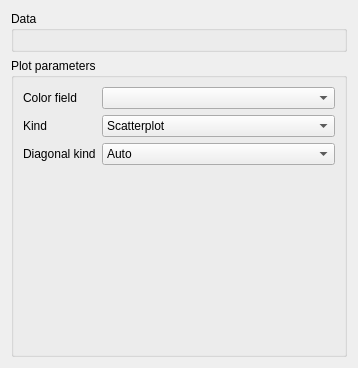
<?xml version="1.0" encoding="UTF-8"?>
<ui version="4.0">
 <class>Form</class>
 <widget class="QWidget" name="Form">
  <property name="geometry">
   <rect>
    <x>0</x>
    <y>0</y>
    <width>358</width>
    <height>368</height>
   </rect>
  </property>
  <property name="minimumSize">
   <size>
    <width>0</width>
    <height>368</height>
   </size>
  </property>
  <property name="maximumSize">
   <size>
    <width>16777215</width>
    <height>368</height>
   </size>
  </property>
  <property name="windowTitle">
   <string>Form</string>
  </property>
  <layout class="QVBoxLayout" name="verticalLayout">
   <item>
    <widget class="QGroupBox" name="data_box">
     <property name="sizePolicy">
      <sizepolicy hsizetype="Preferred" vsizetype="Maximum">
       <horstretch>0</horstretch>
       <verstretch>0</verstretch>
      </sizepolicy>
     </property>
     <property name="title">
      <string>Data</string>
     </property>
     <layout class="QVBoxLayout" name="verticalLayout_2"/>
    </widget>
   </item>
   <item>
    <widget class="QgsCollapsibleGroupBox" name="parameter_box">
     <property name="title">
      <string>Plot parameters</string>
     </property>
     <layout class="QFormLayout" name="formLayout_2">
      <item row="0" column="0">
       <widget class="QLabel" name="label">
        <property name="text">
         <string>Color field</string>
        </property>
       </widget>
      </item>
      <item row="1" column="0">
       <widget class="QLabel" name="label_116">
        <property name="text">
         <string>Kind</string>
        </property>
       </widget>
      </item>
      <item row="1" column="1">
       <widget class="QComboBox" name="kind">
        <item>
         <property name="text">
          <string>Scatterplot</string>
         </property>
        </item>
        <item>
         <property name="text">
          <string>Histogram</string>
         </property>
        </item>
        <item>
         <property name="text">
          <string>KDE</string>
         </property>
        </item>
        <item>
         <property name="text">
          <string>Regression</string>
         </property>
        </item>
       </widget>
      </item>
      <item row="2" column="0">
       <widget class="QLabel" name="label_117">
        <property name="text">
         <string>Diagonal kind</string>
        </property>
       </widget>
      </item>
      <item row="2" column="1">
       <widget class="QComboBox" name="diagonal_kind">
        <item>
         <property name="text">
          <string>Auto</string>
         </property>
        </item>
        <item>
         <property name="text">
          <string>Histogram</string>
         </property>
        </item>
        <item>
         <property name="text">
          <string>KDE</string>
         </property>
        </item>
        <item>
         <property name="text">
          <string>None</string>
         </property>
        </item>
       </widget>
      </item>
      <item row="0" column="1">
       <widget class="QgsMapLayerComboBox" name="color_selection"/>
      </item>
     </layout>
    </widget>
   </item>
  </layout>
 </widget>
 <customwidgets>
  <customwidget>
   <class>QgsCollapsibleGroupBox</class>
   <extends>QGroupBox</extends>
   <header>qgscollapsiblegroupbox.h</header>
   <container>1</container>
  </customwidget>
  <customwidget>
   <class>QgsMapLayerComboBox</class>
   <extends>QComboBox</extends>
   <header>qgsmaplayercombobox.h</header>
  </customwidget>
 </customwidgets>
 <resources/>
 <connections/>
</ui>
